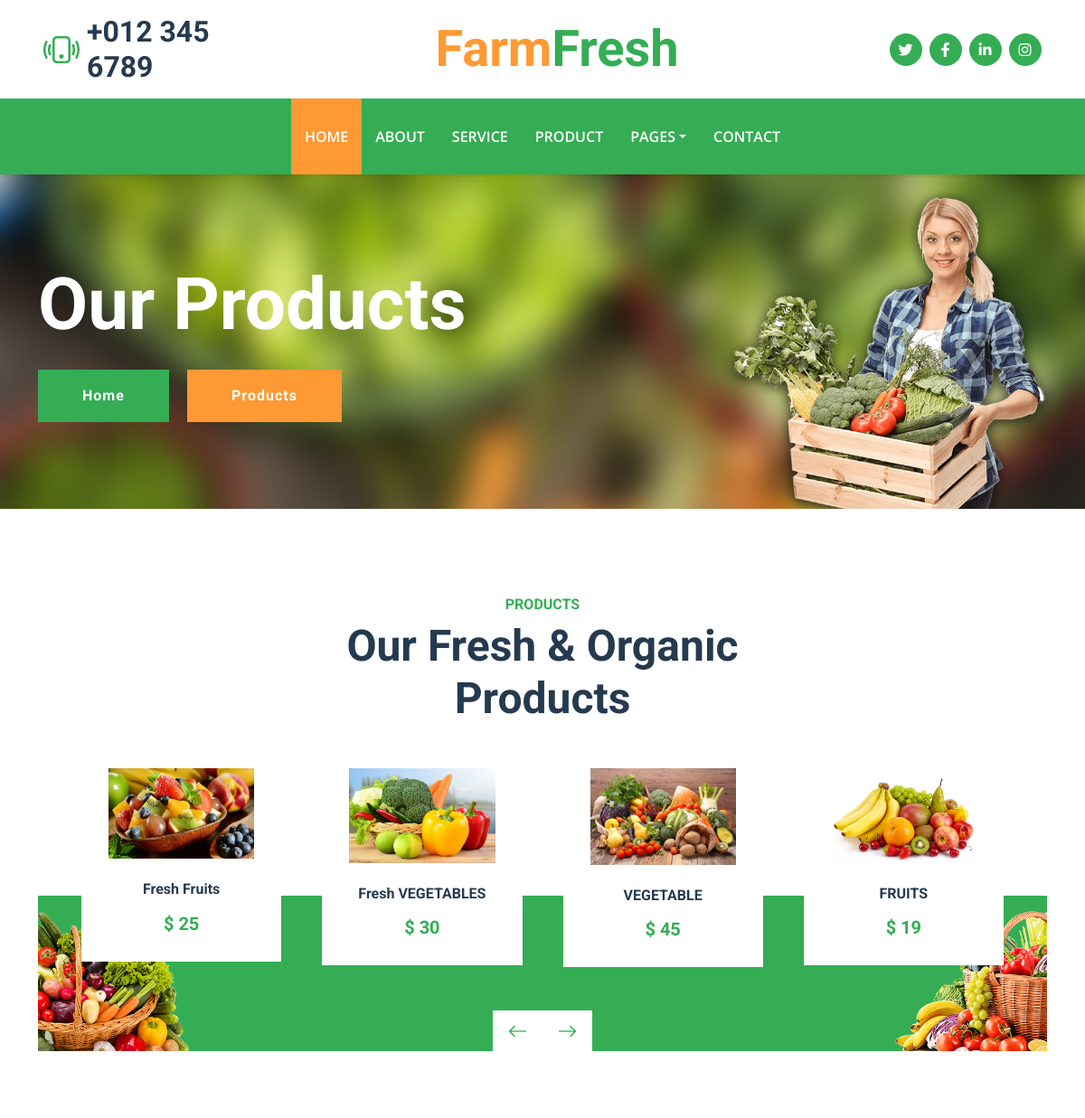
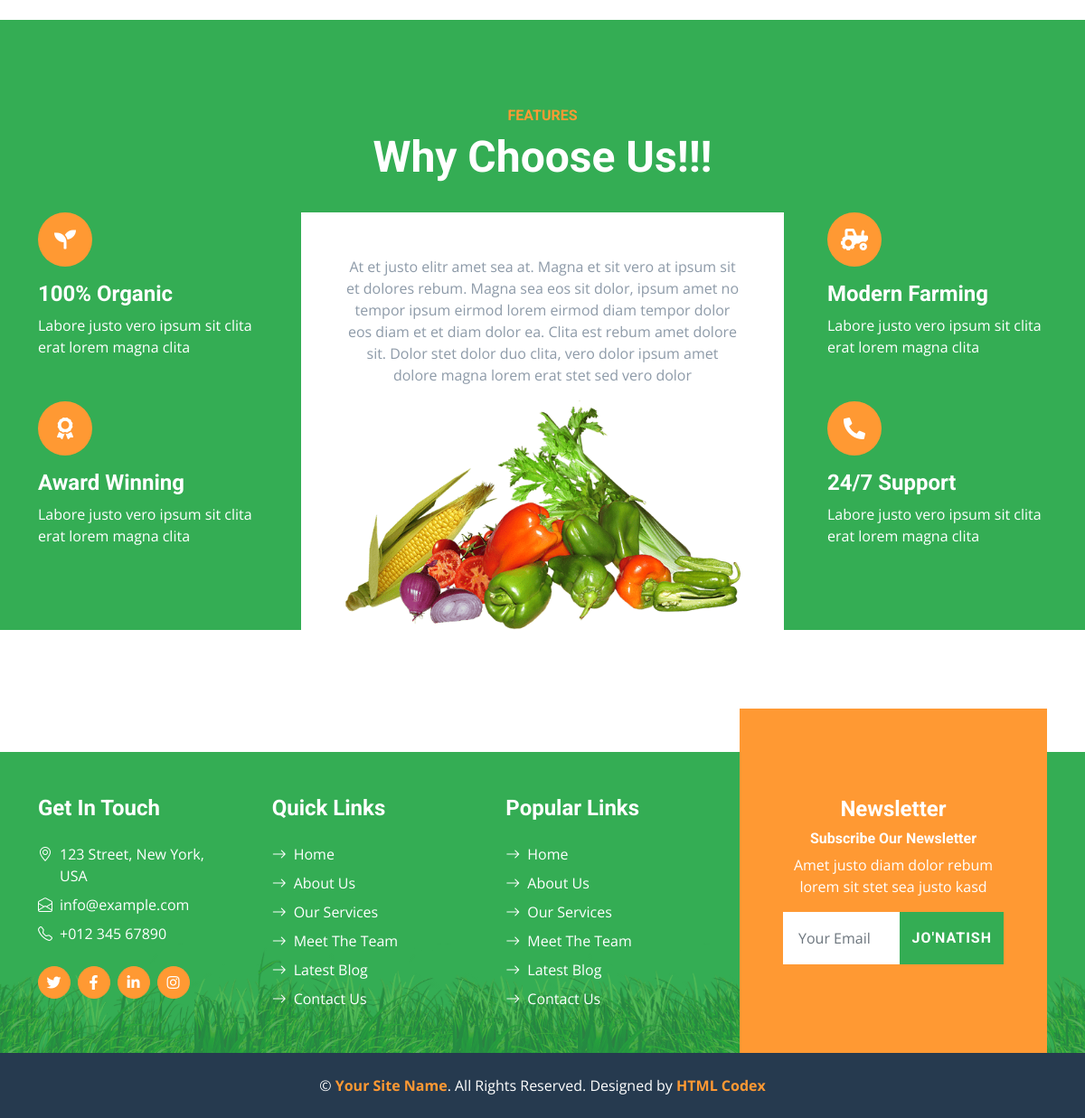
The app's page /product/ with its own data (2 pictures, top to bottom).
### blog/models.py (models this page shows, shortened)
class Our(models.Model):
    name = models.CharField(max_length=200)
    price = models.IntegerField()
    img = models.ImageField(upload_to='product/img')

### blog/views.py (the view)
# urls.py: path('product/', product, name='product'),
def product(request):
    ours = Our.objects.all()
    news = NewForms(request.POST or None)
    if request.method == "POST" and news.is_valid():
        news.save()
        return HttpResponse("<h2>MUVOFIQYIATLI BAJARILDI  !!! <h2/> ")
    context = {
        "ours":ours,
        "news":news
    }
    return render(request,"product.html",context=context)

### blog/forms.py
class NewForms(forms.ModelForm):
    class Meta:
        model = New
        fields = "__all__"

### templates/product.html (shortened to what this page needs)
{% extends 'base.html' %}
{% load static %}
{% block content %}
    <div class="container-fluid bg-primary py-5 bg-hero mb-5">
        <div class="container py-5">
            <div class="row justify-content-start">
                <div class="col-lg-8 text-center text-lg-start">
                    <h1 class="display-1 text-white mb-md-4">Our Products</h1>
                    <a href="" class="btn btn-primary py-md-3 px-md-5 me-3">Home</a>
                    <a href="" class="btn btn-secondary py-md-3 px-md-5">Products</a>
                </div>
            </div>
        </div>
    </div>
    <div class="container-fluid py-5">
        <div class="container">
            <div class="mx-auto text-center mb-5" style="max-width: 500px;">
                <h6 class="text-primary text-uppercase">Products</h6>
                <h1 class="display-5">Our Fresh & Organic Products</h1>
            </div>
            <div class="owl-carousel product-carousel px-5">
                {% for Our in ours %}
                <div class="pb-5">
                    <div class="product-item position-relative bg-white d-flex flex-column text-center">
                        <a href="{% url 'oursDetail' Our.pk %}"><img class="img-fluid mb-4" src={{Our.img.url}} alt=""></a>
                        <h6 class="mb-3">{{Our.name}}</h6>
                        <h5 class="text-primary mb-0">$ {{Our.price}}</h5>
                    </div>
                </div>
                {% endfor %}
            </div>
        </div>
    </div>
    <div class="container-fluid bg-primary feature py-5 pb-lg-0 mt-5" style="margin-bottom: 135px;">
        <div class="container py-5 pb-lg-0">
            <div class="mx-auto text-center mb-3 pb-2" style="max-width: 500px;">
                <h6 class="text-uppercase text-secondary">Features</h6>
                <h1 class="display-5 text-white">Why Choose Us!!!</h1>
            </div>
            <div class="row g-5">
                <div class="col-lg-3">
                    <div class="text-white mb-5">
                        <div class="bg-secondary rounded-pill d-flex align-items-center justify-content-center mb-3" style="width: 60px; height: 60px;">
                            <i class="fa fa-seedling fs-4 text-white"></i>
                        </div>
                        <h4 class="text-white">100% Organic</h4>
                        <p class="mb-0">Labore justo vero ipsum sit clita erat lorem magna clita</p>
                    </div>
                    <div class="text-white">
                        <div class="bg-secondary rounded-pill d-flex align-items-center justify-content-center mb-3" style="width: 60px; height: 60px;">
                            <i class="fa fa-award fs-4 text-white"></i>
                        </div>
                        <h4 class="text-white">Award Winning</h4>
                        <p class="mb-0">Labore justo vero ipsum sit clita erat lorem magna clita</p>
                    </div>
                </div>
                <div class="col-lg-6">
                    <div class="d-block bg-white h-100 text-center p-5 pb-lg-0">
                        <p>At et justo elitr amet sea at. Magna et sit vero at ipsum sit et dolores rebum. Magna sea eos sit dolor, ipsum amet no tempor ipsum eirmod lorem eirmod diam tempor dolor eos diam et et diam dolor ea. Clita est rebum amet dolore sit. Dolor stet dolor duo clita, vero dolor ipsum amet dolore magna lorem erat stet sed vero dolor</p>
                        <img class="img-fluid" src="{% static 'img/feature.png' %}" alt="">
                    </div>
                </div>
                <div class="col-lg-3">
                    <div class="text-white mb-5">
                        <div class="bg-secondary rounded-pill d-flex align-items-center justify-content-center mb-3" style="width: 60px; height: 60px;">
                            <i class="fa fa-tractor fs-4 text-white"></i>
                        </div>
                        <h4 class="text-white">Modern Farming</h4>
                        <p class="mb-0">Labore justo vero ipsum sit clita erat lorem magna clita</p>
                    </div>
                    <div class="text-white">
                        <div class="bg-secondary rounded-pill d-flex align-items-center justify-content-center mb-3" style="width: 60px; height: 60px;">
                            <i class="fa fa-phone-alt fs-4 text-white"></i>
                        </div>
                        <h4 class="text-white">24/7 Support</h4>
                        <p class="mb-0">Labore justo vero ipsum sit clita erat lorem magna clita</p>
                    </div>
                </div>
            </div>
        </div>
    </div>
</body>
</html>
{% endblock content %}

### templates/base.html (shortened to what this page needs)
{% load static %}
<!DOCTYPE html>
<html lang="en">
<head>
    <link href="https://cdnjs.cloudflare.com/ajax/libs/font-awesome/5.15.0/css/all.min.css" rel="stylesheet">
    <link href="https://cdn.jsdelivr.net/npm/bootstrap-icons@1.4.1/font/bootstrap-icons.css" rel="stylesheet">
    <link href="{% static 'lib/owlcarousel/assets/owl.carousel.min.css' %}" rel="stylesheet">
    <link href="{% static 'css/bootstrap.min.css' %}" rel="stylesheet">
    <link href="{% static 'css/style.css' %}" rel="stylesheet">
</head>
<body>
    <div class="container-fluid px-5 d-none d-lg-block">
        <div class="row gx-5 py-3 align-items-center">
            <div class="col-lg-3">
                <div class="d-flex align-items-center justify-content-start">
                    <i class="bi bi-phone-vibrate fs-1 text-primary me-2"></i>
                    <h2 class="mb-0">+012 345 6789</h2>
                </div>
            </div>
            <div class="col-lg-6">
                <div class="d-flex align-items-center justify-content-center">
                    <a href="index.html" class="navbar-brand ms-lg-5">
                        <h1 class="m-0 display-4 text-primary"><span class="text-secondary">Farm</span>Fresh</h1>
                    </a>
                </div>
            </div>
            <div class="col-lg-3">
                <div class="d-flex align-items-center justify-content-end">
                    <a class="btn btn-primary btn-square rounded-circle me-2" href="#"><i class="fab fa-twitter"></i></a>
                    <a class="btn btn-primary btn-square rounded-circle me-2" href="#"><i class="fab fa-facebook-f"></i></a>
                    <a class="btn btn-primary btn-square rounded-circle me-2" href="#"><i class="fab fa-linkedin-in"></i></a>
                    <a class="btn btn-primary btn-square rounded-circle" href="#"><i class="fab fa-instagram"></i></a>
                </div>
            </div>
        </div>
    </div>
    <nav class="navbar navbar-expand-lg bg-primary navbar-dark shadow-sm py-3 py-lg-0 px-3 px-lg-5">
        <div class="collapse navbar-collapse" id="navbarCollapse">
            <div class="navbar-nav mx-auto py-0">
                <a href="{% url 'index' %}" class="nav-item nav-link active">Home</a>
                <a href="{% url 'about' %}" class="nav-item nav-link">About</a>
                <a href="{% url 'service' %}" class="nav-item nav-link">Service</a>
                <a href="{% url 'product' %}" class="nav-item nav-link">Product</a>
                <div class="nav-item dropdown">
                    <a href="#" class="nav-link dropdown-toggle" data-bs-toggle="dropdown">Pages</a>
                </div>
                <a href=" {% url 'contact' %}" class="nav-item nav-link">Contact</a>
            </div>
        </div>
    </nav>
{% block content %}
{% endblock content %}
    <div class="container-fluid bg-footer bg-primary text-white mt-5">
        <div class="container">
            <div class="row gx-5">
                <div class="col-lg-8 col-md-6">
                    <div class="row gx-5">
                        <div class="col-lg-4 col-md-12 pt-5 mb-5">
                            <h4 class="text-white mb-4">Get In Touch</h4>
                            <div class="d-flex mb-2">
                                <i class="bi bi-geo-alt text-white me-2"></i>
                                <p class="text-white mb-0">123 Street, New York, USA</p>
                            </div>
                            <div class="d-flex mb-2">
                                <i class="bi bi-envelope-open text-white me-2"></i>
                                <p class="text-white mb-0">info@example.com</p>
                            </div>
                            <div class="d-flex mb-2">
                                <i class="bi bi-telephone text-white me-2"></i>
                                <p class="text-white mb-0">+012 345 67890</p>
                            </div>
                            <div class="d-flex mt-4">
                                <a class="btn btn-secondary btn-square rounded-circle me-2" href="#"><i class="fab fa-twitter"></i></a>
                                <a class="btn btn-secondary btn-square rounded-circle me-2" href="#"><i class="fab fa-facebook-f"></i></a>
                                <a class="btn btn-secondary btn-square rounded-circle me-2" href="#"><i class="fab fa-linkedin-in"></i></a>
                                <a class="btn btn-secondary btn-square rounded-circle" href="#"><i class="fab fa-instagram"></i></a>
                            </div>
                        </div>
                        <div class="col-lg-4 col-md-12 pt-0 pt-lg-5 mb-5">
                            <h4 class="text-white mb-4">Quick Links</h4>
                            <div class="d-flex flex-column justify-content-start">
                                <a class="text-white mb-2" href="#"><i class="bi bi-arrow-right text-white me-2"></i>Home</a>
                                <a class="text-white mb-2" href="#"><i class="bi bi-arrow-right text-white me-2"></i>About Us</a>
                                <a class="text-white mb-2" href="#"><i class="bi bi-arrow-right text-white me-2"></i>Our Services</a>
                                <a class="text-white mb-2" href="#"><i class="bi bi-arrow-right text-white me-2"></i>Meet The Team</a>
                                <a class="text-white mb-2" href="#"><i class="bi bi-arrow-right text-white me-2"></i>Latest Blog</a>
                                <a class="text-white" href="#"><i class="bi bi-arrow-right text-white me-2"></i>Contact Us</a>
                            </div>
                        </div>
                        <div class="col-lg-4 col-md-12 pt-0 pt-lg-5 mb-5">
                            <h4 class="text-white mb-4">Popular Links</h4>
                            <div class="d-flex flex-column justify-content-start">
                                <a class="text-white mb-2" href="#"><i class="bi bi-arrow-right text-white me-2"></i>Home</a>
                                <a class="text-white mb-2" href="#"><i class="bi bi-arrow-right text-white me-2"></i>About Us</a>
                                <a class="text-white mb-2" href="#"><i class="bi bi-arrow-right text-white me-2"></i>Our Services</a>
                                <a class="text-white mb-2" href="#"><i class="bi bi-arrow-right text-white me-2"></i>Meet The Team</a>
                                <a class="text-white mb-2" href="#"><i class="bi bi-arrow-right text-white me-2"></i>Latest Blog</a>
                                <a class="text-white" href="#"><i class="bi bi-arrow-right text-white me-2"></i>Contact Us</a>
                            </div>
                        </div>
                    </div>
                </div>
                <div class="col-lg-4 col-md-6 mt-lg-n5">
                    <div class="d-flex flex-column align-items-center justify-content-center text-center h-100 bg-secondary p-5">
                        <h4 class="text-white">Newsletter</h4>
                        <h6 class="text-white">Subscribe Our Newsletter</h6>
                        <p>Amet justo diam dolor rebum lorem sit stet sea justo kasd</p>
                        <form method="post">{% csrf_token %}
                            <div class="input-group">
                                <input name="email" class="form-control border-white p-3" placeholder="Your Email">
                                <button type="submit" class="btn btn-primary">JO'NATISH</button>
                            </div>
                        </form>
                    </div>
                </div>
            </div>
        </div>
    </div>
    <div class="container-fluid bg-dark text-white py-4">
        <div class="container text-center">
            <p class="mb-0">&copy; <a class="text-secondary fw-bold" href="#">Your Site Name</a>. All Rights Reserved. Designed by <a class="text-secondary fw-bold" href="https://htmlcodex.com">HTML Codex</a></p>
        </div>
    </div>

### static/css/style.css (style rules this page uses)
:root { --primary: #34AD54; --secondary: #FF9933; --light: #F6FFF2; --dark: #263A4F; }
.btn { font-family: 'Roboto', sans-serif; letter-spacing: 1px; font-weight: 700; transition: .5s; }
.btn-primary, .btn-secondary { color: #FFFFFF; }
.btn-square { width: 36px; height: 36px; }
.btn-square, .btn-sm-square, .btn-lg-square { padding-left: 0; padding-right: 0; text-align: center; }
.navbar-dark .navbar-nav .nav-link { padding: 30px 15px; font-size: 16px; font-weight: 600; color: #FFFFFF; text-transform: uppercase; transition: .5s; }
.navbar-dark .navbar-nav .nav-link:hover, .navbar-dark .navbar-nav .nav-link.active { background: var(--secondary); }
.bg-hero { background: url(../img/carousel-1.jpg) top right no-repeat; background-size: cover; }
.product-item { padding: 0 30px 30px 30px; }
.product-item h5 { transition: .5s; }
.product-carousel::after { position: absolute; content: ""; width: 100%; height: 55%; bottom: 0; left: 0; background: url(../img/bg-product-1.png) left bottom no-repeat, url(../img/bg-product-2.png) right bottom no-repeat; background-size: contain; background-color: var(--primary); z-index: -1; }
.bg-footer { background: linear-gradient(rgba(52, 173, 84, .7), rgba(52, 173, 84, .7)), url(../img/footer.png) center bottom no-repeat; background-size: contain; }
@media (min-width: 991.98px) { .bg-footer { margin-top: 90px !important; } }

### templates/base.html (style rules this page uses)
:root { --primary: #34AD54; --secondary: #FF9933; --light: #F6FFF2; --dark: #263A4F; }
.btn { font-family: 'Roboto', sans-serif; letter-spacing: 1px; font-weight: 700; transition: .5s; }
.btn-primary, .btn-secondary { color: #FFFFFF; }
.btn-square { width: 36px; height: 36px; }
.btn-square, .btn-sm-square, .btn-lg-square { padding-left: 0; padding-right: 0; text-align: center; }
.navbar-dark .navbar-nav .nav-link { padding: 30px 15px; font-size: 16px; font-weight: 600; color: #FFFFFF; text-transform: uppercase; transition: .5s; }
.navbar-dark .navbar-nav .nav-link:hover, .navbar-dark .navbar-nav .nav-link.active { background: var(--secondary); }
.bg-hero { background: url(../img/carousel-1.jpg) top right no-repeat; background-size: cover; }
.product-item { padding: 0 30px 30px 30px; }
.product-item h5 { transition: .5s; }
.product-carousel::after { position: absolute; content: ""; width: 100%; height: 55%; bottom: 0; left: 0; background: url(../img/bg-product-1.png) left bottom no-repeat, url(../img/bg-product-2.png) right bottom no-repeat; background-size: contain; background-color: var(--primary); z-index: -1; }
.bg-footer { background: linear-gradient(rgba(52, 173, 84, .7), rgba(52, 173, 84, .7)), url(../img/footer.png) center bottom no-repeat; background-size: contain; }
@media (min-width: 991.98px) { .bg-footer { margin-top: 90px !important; } }

### records on screen
Our: img (picture), name "Fresh Fruits", price "25"
Our: img (picture), name "Fresh VEGETABLES", price "30"
Our: img (picture), name "VEGETABLE", price "45"
Our: img (picture), name "FRUITS", price "19"
